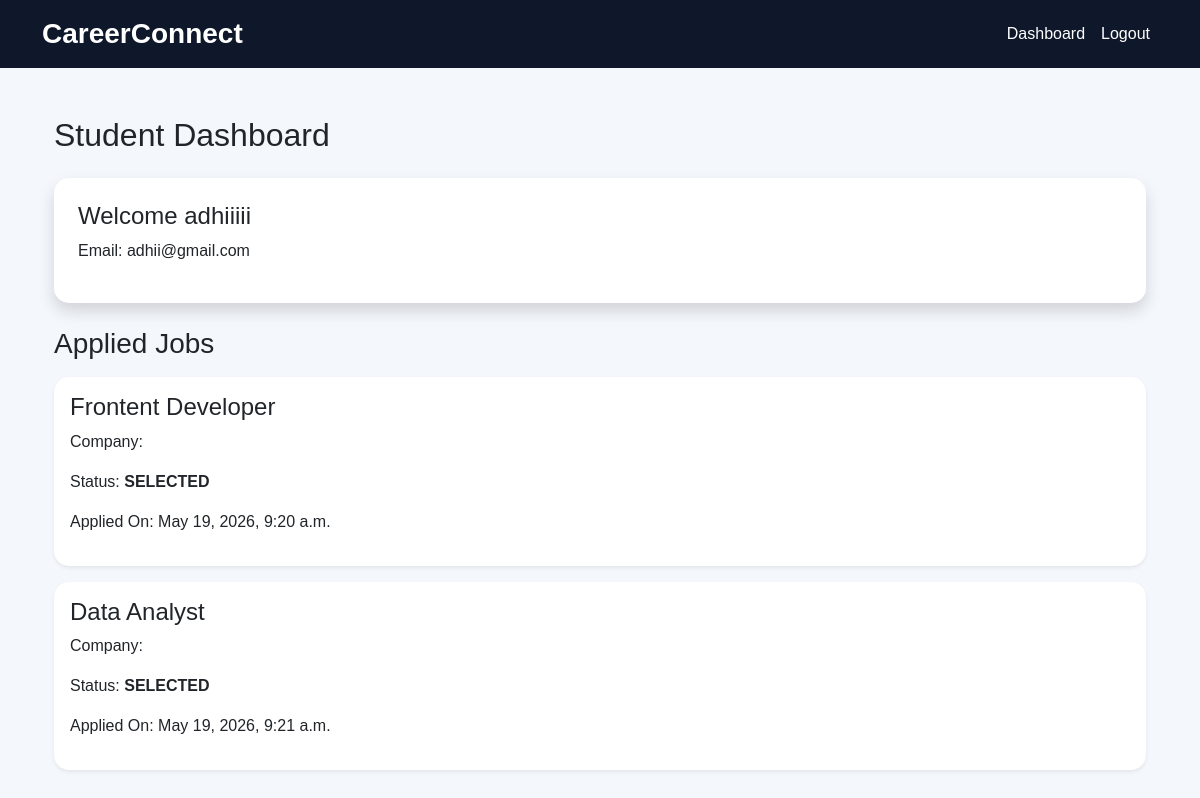
The page /student/dashboard/ (signed in) on the database its author committed.
### accounts/models.py (models this page shows)
class CustomUser(AbstractUser):
    ROLE_CHOICES = (
        ('STUDENT', 'Student'),
        ('RECRUITER', 'Recruiter'),
    )
    role = models.CharField(
        max_length=20,
        choices=ROLE_CHOICES
    )

### applications/models.py (models this page shows, shortened)
class Application(models.Model):
    STATUS_CHOICES = (
        ('PENDING', 'Pending'),
        ('SHORTLISTED', 'Shortlisted'),
        ('REJECTED', 'Rejected'),
        ('SELECTED', 'Selected'),
    )
    student = models.ForeignKey(
        CustomUser,
        on_delete=models.CASCADE
    )
    recruiter = models.ForeignKey(
        CustomUser,
        on_delete=models.CASCADE,
        related_name='recruiter_applications'
    )
    job = models.ForeignKey(
        Job,
        on_delete=models.CASCADE
    )
    resume = models.FileField(
        upload_to='applications/'
    )
    status = models.CharField(
        max_length=20,
        choices=STATUS_CHOICES,
        default='PENDING'
    )
    recruiter_message = models.TextField(
        blank=True,
        null=True
    )
    applied_at = models.DateTimeField(
        auto_now_add=True
    )

### jobs/models.py (models this page shows, shortened)
class Job(models.Model):
    JOB_TYPES = (
        ('FULLTIME', 'Full Time'),
        ('INTERNSHIP', 'Internship'),
    )
    recruiter = models.ForeignKey(CustomUser, on_delete=models.CASCADE)
    title = models.CharField(max_length=200)
    description = models.TextField()
    location = models.CharField(max_length=100)
    salary = models.CharField(max_length=100)
    skills_required = models.TextField()
    deadline = models.DateField()
    job_type = models.CharField(max_length=20, choices=JOB_TYPES)
    created_at = models.DateTimeField(auto_now_add=True)

### students/views.py (the view)
@login_required(login_url='student_login')
def student_dashboard(request):
    applications = Application.objects.filter(
        student=request.user
    ).select_related('job')
    return render(
        request,
        'students/student_dashboard.html',
        {
            'applications': applications
        }
    )

### templates/students/student_dashboard.html (shortened to what this page needs)
{% extends 'base/base.html' %}
{% block content %}
<div class="container mt-5">
    <h2 class="mb-4">
        Student Dashboard
    </h2>
    <div class="card p-4 shadow mb-4">
        <h4>
            Welcome {{ request.user.username }}
        </h4>
        <p>
            Email:
            {{ request.user.email }}
        </p>
    </div>
    <h3 class="mb-3">
        Applied Jobs
    </h3>
    {% if applications %}
        {% for application in applications %}
            <div class="card p-3 mb-3 shadow-sm">
                <h4>
                    {{ application.job.title }}
                </h4>
                <p>
                    Company:
                </p>
                <p>
                    Status:
                    <strong>
                        {{ application.status }}
                    </strong>
                </p>
                <p>
                    Applied On:
                    {{ application.applied_at }}
                </p>
            </div>
        {% endfor %}
    {% else %}
        <div class="alert alert-info">
            No job applications yet.
        </div>
    {% endif %}
</div>
{% endblock %}

### myproject/static/css/style.css (style rules this page uses)
body { background-color: #f4f7fc; font-family: Arial, sans-serif; }
.card { border: none; border-radius: 15px; transition: 0.3s; }
body { background: #f4f7fc; font-family: 'Poppins', sans-serif; }
.card { transition: 0.3s ease; }

### rows shown on the page
CustomUser: user.username "adhiiiii", user.email "adhii@gmail.com"
Application: job "Frontent Developer", status "SELECTED", applied_at "May 19, 2026, 9:20 a.m."
Application: job "Data Analyst", status "SELECTED", applied_at "May 19, 2026, 9:21 a.m."
